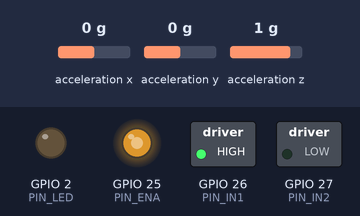
A program run on a simulated ESP32. Parts: switched loads named in the program (green lamp = pin HIGH), output pins drawn as LEDs (lit = HIGH). Wiring (inferred from the names in the program): MPU-6050 motion sensor at I2C address 0x68. Dashed ring = blinking. The inputs (shaded band) are chosen by the test bench; at power-on: acceleration x 0 g, acceleration y 0 g, acceleration z 1 g. WiFi joins after 1.5 s; servers stay silent unless stated; uploads are accepted with an empty reply; what the program prints to the serial monitor is not drawn.

Above: at 0.8 s.
At 2.34 s:
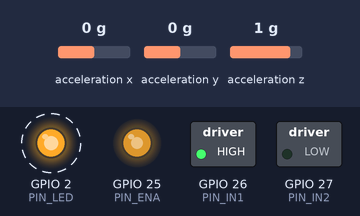
Timing chart, 0 to 3.1 s (numbered marks = the images above):
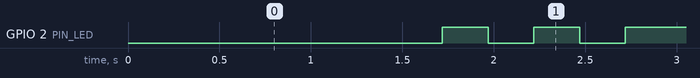

Measured:
- by itself, GPIO 2 (PIN_LED): alternates HIGH for 0.25 s and LOW for 0.25 s, 5 changes in all, then stays HIGH

The program:

main.cpp
```cpp
// UNIFY-RUL sensor node — WEEK 1 SKELETON
//
//   core 1 : 1 kHz hardware-timer ISR -> sampler task -> I2C burst read -> ring
//            buffer -> every WINDOW_N samples, compute features -> queue
//   core 0 : network task -> JSON -> HTTP POST to the Pi
//
// The split matters: a blocking POST can take 200 ms, which would wreck the
// sample timing if it lived in the same task. See docs/09-communication.md
//
// FEATURE ORDER (must match edge/app.py :: FEATURE_NAMES):
//   ax_rms ax_kurt ax_crest  ay_rms ay_kurt ay_crest  az_rms az_kurt az_crest

#include <Arduino.h>
#include <HTTPClient.h>
#include <WiFi.h>
#include <Wire.h>
#include <stdarg.h>

#include "config.h"

static const int N_AXES = 3;
static const int N_FEAT = N_AXES * 3;

struct Packet {
  float feat[N_FEAT];
  uint32_t clip;
  uint32_t jitter_us;
};

static QueueHandle_t txQueue;
static TaskHandle_t samplerTask;
static hw_timer_t *timer = nullptr;

static float buf[N_AXES][WINDOW_N];

// ── MPU-6050 ──────────────────────────────────────────────────────────────────
static void mpuWrite(uint8_t reg, uint8_t val) {
  Wire.beginTransmission(MPU_ADDR);
  Wire.write(reg);
  Wire.write(val);
  Wire.endTransmission();
}

static bool mpuInit() {
  Wire.begin(PIN_SDA, PIN_SCL, I2C_HZ);
  Wire.setTimeOut(50);  // motor EMI can hang the bus; never block forever

  Wire.beginTransmission(MPU_ADDR);
  if (Wire.endTransmission() != 0) return false;

  mpuWrite(0x6B, 0x00);            // PWR_MGMT_1: wake
  delay(50);
  mpuWrite(0x1A, 0x00);            // CONFIG: DLPF_CFG=0 -> 260 Hz accel bandwidth
  mpuWrite(0x19, 0x00);            // SMPLRT_DIV=0 -> 1 kHz
  mpuWrite(0x1C, ACCEL_RANGE_REG); // ACCEL_CONFIG
  return true;
}

// Reads ACCEL_XOUT_H..ACCEL_ZOUT_L as one burst so the three axes are
// time-coherent. Returns false on a bus fault.
static bool mpuRead(float *ax, float *ay, float *az, bool *clipped) {
  Wire.beginTransmission(MPU_ADDR);
  Wire.write(0x3B);
  if (Wire.endTransmission(false) != 0) return false;
  if (Wire.requestFrom(MPU_ADDR, 6, true) != 6) return false;

  int16_t raw[3];
  for (int i = 0; i < 3; i++) raw[i] = (int16_t)((Wire.read() << 8) | Wire.read());

  *clipped = false;
  for (int i = 0; i < 3; i++)
    if (raw[i] == 32767 || raw[i] == -32768) *clipped = true;

  *ax = raw[0] / ACCEL_LSB_PER_G;
  *ay = raw[1] / ACCEL_LSB_PER_G;
  *az = raw[2] / ACCEL_LSB_PER_G;
  return true;
}

// ── features ──────────────────────────────────────────────────────────────────
// Two-pass over the window: mean (the DC / gravity term), then central moments.
// Without the DC removal the ~1 g on the vertical axis dominates RMS and every
// feature looks constant forever. Keep this identical to unify/common/features.py.
static void axisFeatures(const float *x, int n, float *rms, float *kurt, float *crest) {
  double mean = 0.0;
  for (int i = 0; i < n; i++) mean += x[i];
  mean /= n;

  double m2 = 0.0, m4 = 0.0, peak = 0.0;
  for (int i = 0; i < n; i++) {
    double d = x[i] - mean;
    double d2 = d * d;
    m2 += d2;
    m4 += d2 * d2;
    if (fabs(d) > peak) peak = fabs(d);
  }
  m2 /= n;
  m4 /= n;

  *rms   = (float)sqrt(m2);
  *kurt  = m2 > 1e-12 ? (float)(m4 / (m2 * m2)) : 0.0f;  // ~3.0 for Gaussian
  *crest = *rms > 1e-9f ? (float)(peak / *rms) : 0.0f;
}

// ── sampling ──────────────────────────────────────────────────────────────────
void IRAM_ATTR onTimer() {
  BaseType_t woken = pdFALSE;
  // No I2C in an ISR. Just wake the sampler.
  vTaskNotifyGiveFromISR(samplerTask, &woken);
  if (woken) portYIELD_FROM_ISR();
}

static void samplerLoop(void *) {
  int idx = 0;
  uint32_t clip = 0;
  uint32_t lastUs = micros();
  uint32_t maxJitter = 0;

  for (;;) {
    ulTaskNotifyTake(pdTRUE, portMAX_DELAY);

    uint32_t nowUs = micros();
    uint32_t dt = nowUs - lastUs;
    lastUs = nowUs;
    uint32_t expected = 1000000UL / FS_HZ;
    uint32_t jitter = dt > expected ? dt - expected : expected - dt;
    if (jitter > maxJitter) maxJitter = jitter;

    float ax, ay, az;
    bool clipped;
    if (!mpuRead(&ax, &ay, &az, &clipped)) {
      mpuInit();  // bus recovery — motor EMI is the usual cause
      continue;
    }
    if (clipped) clip++;

    buf[0][idx] = ax;
    buf[1][idx] = ay;
    buf[2][idx] = az;

    if (++idx == WINDOW_N) {
      Packet p;
      for (int a = 0; a < N_AXES; a++)
        axisFeatures(buf[a], WINDOW_N, &p.feat[a * 3], &p.feat[a * 3 + 1], &p.feat[a * 3 + 2]);
      p.clip = clip;
      p.jitter_us = maxJitter;

      xQueueSend(txQueue, &p, 0);  // never block the sampler
      idx = 0;
      clip = 0;
      maxJitter = 0;
    }
  }
}

// ── network ───────────────────────────────────────────────────────────────────
static void wifiEnsure() {
  if (WiFi.status() == WL_CONNECTED) return;
  WiFi.mode(WIFI_STA);
  WiFi.begin(WIFI_SSID, WIFI_PASS);
  for (int i = 0; i < 40 && WiFi.status() != WL_CONNECTED; i++) {
    delay(250);
    digitalWrite(PIN_LED, i & 1);
  }
  if (WiFi.status() == WL_CONNECTED) {
    Serial.printf("wifi ok, ip=%s rssi=%d\n", WiFi.localIP().toString().c_str(), WiFi.RSSI());
  }
}

static void networkLoop(void *) {
  static uint32_t seq = 0;
  WiFiClient client;
  HTTPClient http;
  Packet p;

  for (;;) {
    xQueueReceive(txQueue, &p, portMAX_DELAY);
    wifiEnsure();
    if (WiFi.status() != WL_CONNECTED) continue;  // ponytail: no store-and-forward yet, week 10

    // snprintf returns the length it WOULD have written, which can exceed the
    // buffer. Advancing by that value and then passing `sizeof(body) - n` gives a
    // negative length that converts to a huge size_t — a buffer overrun. Track the
    // remaining space explicitly and bail if we run out.
    char body[512];
    size_t n = 0;
    bool truncated = false;

    auto put = [&](const char *fmt, ...) {
      if (truncated || n >= sizeof(body) - 1) { truncated = true; return; }
      va_list ap;
      va_start(ap, fmt);
      int w = vsnprintf(body + n, sizeof(body) - n, fmt, ap);
      va_end(ap);
      if (w < 0 || (size_t)w >= sizeof(body) - n) { truncated = true; return; }
      n += (size_t)w;
    };

    put("{\"node\":\"%s\",\"seq\":%u,\"ts_ms\":%lu,\"clip\":%u,\"jitter_us\":%u,\"feat\":[",
        NODE_NAME, seq, (unsigned long)millis(), p.clip, p.jitter_us);
    for (int i = 0; i < N_FEAT; i++) put("%s%.6f", i ? "," : "", p.feat[i]);
    put("]}");

    if (truncated) {
      Serial.println("packet did not fit in the buffer — raise sizeof(body)");
      continue;
    }

    http.begin(client, PI_URL);
    http.setReuse(true);
    http.setTimeout(2000);
    http.addHeader("Content-Type", "application/json");
    int code = http.POST(body);
    if (code == 200) {
      seq++;
      digitalWrite(PIN_LED, HIGH);
    } else {
      Serial.printf("POST failed: %d\n", code);
      digitalWrite(PIN_LED, LOW);
    }
    http.end();
  }
}

// ── setup ─────────────────────────────────────────────────────────────────────
void setup() {
  Serial.begin(115200);
  pinMode(PIN_LED, OUTPUT);

  // motor: constant duty for now. Week 9 sweeps this to vary the operating point.
  pinMode(PIN_IN1, OUTPUT);
  pinMode(PIN_IN2, OUTPUT);
  digitalWrite(PIN_IN1, HIGH);
  digitalWrite(PIN_IN2, LOW);
  ledcSetup(0, 20000, 8);       // ch 0, 20 kHz (above audible), 8-bit
  ledcAttachPin(PIN_ENA, 0);
  ledcWrite(0, MOTOR_DUTY);

  while (!mpuInit()) {
    Serial.println("MPU-6050 not responding on 0x68 — check wiring / AD0");
    delay(1000);
  }
  Serial.println("MPU-6050 ok");

  txQueue = xQueueCreate(8, sizeof(Packet));

  xTaskCreatePinnedToCore(samplerLoop, "sampler", 4096, nullptr, 5, &samplerTask, 1);
  xTaskCreatePinnedToCore(networkLoop, "net", 8192, nullptr, 3, nullptr, 0);

  // arduino-esp32 2.x timer API. On 3.x this becomes:
  //   timer = timerBegin(FS_HZ); timerAttachInterrupt(timer, &onTimer);
  //   timerAlarm(timer, 1, true, 0);
  timer = timerBegin(0, 80, true);            // prescaler 80 -> 1 MHz tick
  timerAttachInterrupt(timer, &onTimer, true);
  timerAlarmWrite(timer, 1000000UL / FS_HZ, true);
  timerAlarmEnable(timer);
}

void loop() {
  vTaskDelay(pdMS_TO_TICKS(5000));
  Serial.printf("heap=%u rssi=%d queue=%u\n",
                ESP.getFreeHeap(), WiFi.RSSI(), uxQueueMessagesWaiting(txQueue));
}
```

config.h
```cpp
#pragma once

// ── network ───────────────────────────────────────────────────────────────────
// ESP32 is 2.4 GHz ONLY. A 5 GHz-only hotspot will never connect.
#define WIFI_SSID   "CHANGE_ME"
#define WIFI_PASS   "CHANGE_ME"
#define PI_URL      "http://192.168.1.50:8000/ingest"
#define NODE_NAME   "motor1"

// ── sampling ──────────────────────────────────────────────────────────────────
#define FS_HZ        1000   // MPU-6050 output data rate (its hard ceiling)
#define WINDOW_N     1000   // samples per feature window -> 1 packet/second
#define I2C_HZ       400000
#define MPU_ADDR     0x68   // 0x69 if AD0 is pulled high

// ACCEL_CONFIG AFS_SEL. 0x00=+-2g 0x08=+-4g 0x10=+-8g 0x18=+-16g
// Start at +-8g, then check the reported clip count. Non-zero -> widen the range.
#define ACCEL_RANGE_REG   0x10
#define ACCEL_LSB_PER_G   4096.0f

// ── pins ──────────────────────────────────────────────────────────────────────
#define PIN_SDA   21
#define PIN_SCL   22
#define PIN_LED    2   // on-board LED: solid = healthy, blinking = alarm/offline

// ── motor (L298N) ─────────────────────────────────────────────────────────────
#define PIN_ENA   25   // PWM
#define PIN_IN1   26
#define PIN_IN2   27
#define MOTOR_DUTY 180 // 0-255
```
